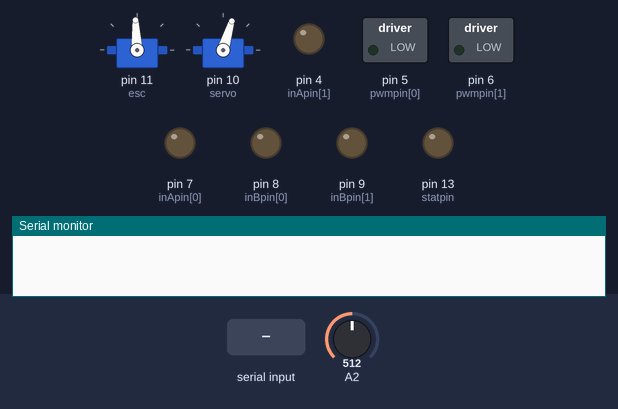
Bench run of a sketch on a simulated Arduino Uno, built with avr-gcc and run on an emulated ATmega328P. Shown: 2 × servo, switched loads named in the sketch (green lamp = pin HIGH), output pins drawn as LEDs (lit = HIGH), the last lines printed to the serial monitor. The test bench sets the inputs (shaded band); at power-on: A2 = 512.

Above: at 11.2 s.
11.3 s: "u" received over Serial
At 12.4 s:
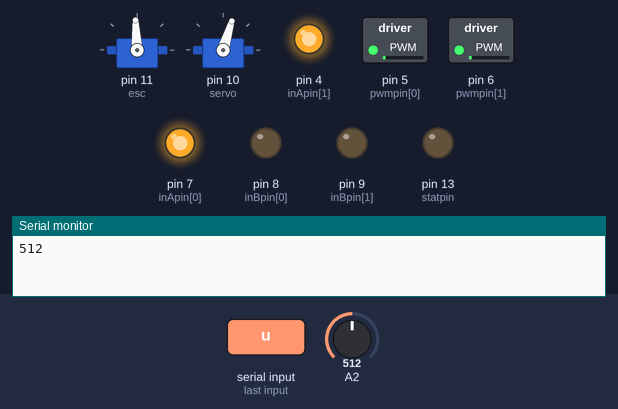
12.8 s: "v" received over Serial
At 13.7 s:
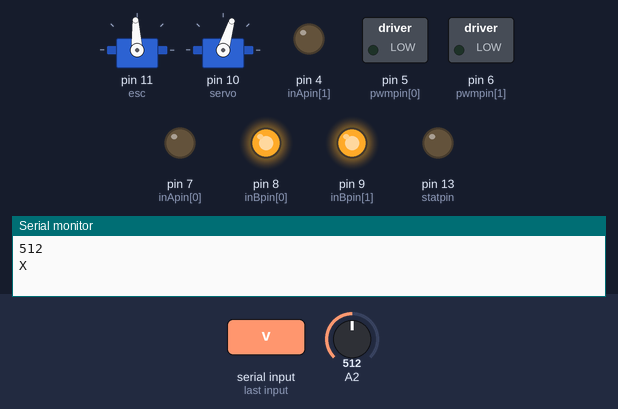
14.3 s: "d" received over Serial
At 14.6 s:
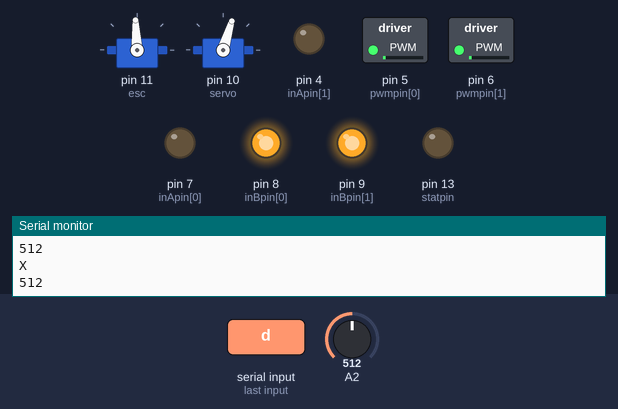
15.8 s: "c" received over Serial
At 17.1 s:
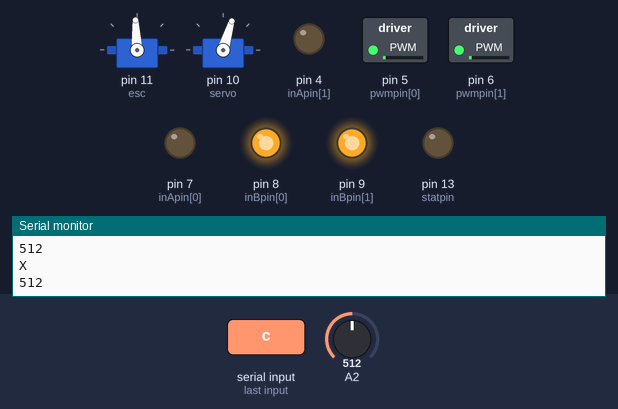
17.4 s: "u" received over Serial
At 18.5 s:
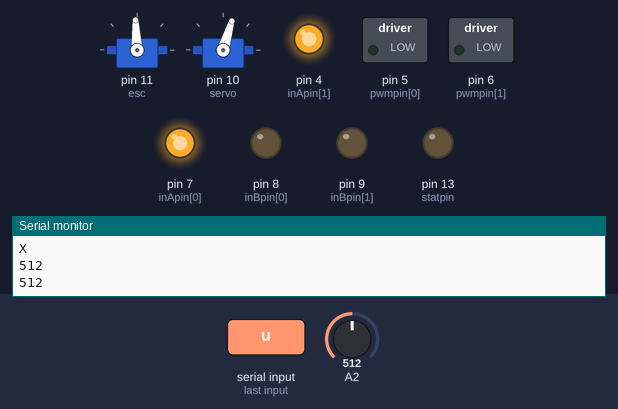
18.9 s: "c" received over Serial
At 19.8 s:
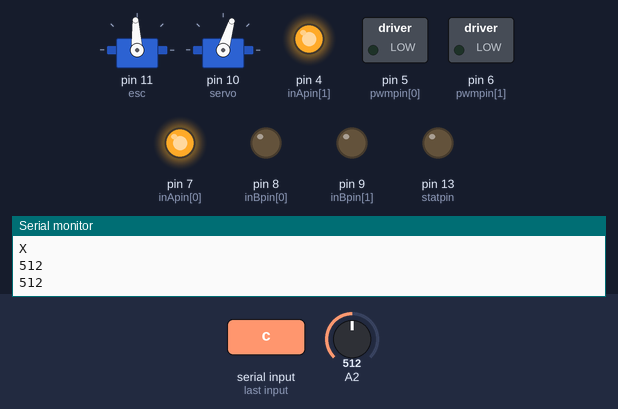
Timing chart, 0 to 21.5 s (numbered marks = the images above; inputs shaded):
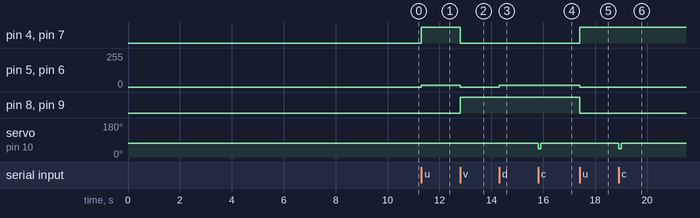

Measured:
- after the input at 11.3 s, pin 4 (inApin[1]), pin 7 (inApin[0]): LOW → HIGH at once; pin 5 (pwmpin[0]), pin 6 (pwmpin[1]): 0/255 → 15/255 at once
- after the input at 12.8 s, pin 4 (inApin[1]), pin 7 (inApin[0]): HIGH → LOW at once; pin 5 (pwmpin[0]), pin 6 (pwmpin[1]): 15/255 → 0/255 at once; pin 8 (inBpin[0]), pin 9 (inBpin[1]): LOW → HIGH at once
- after the input at 14.3 s, pin 5 (pwmpin[0]), pin 6 (pwmpin[1]): 0/255 → 15/255 at once
- after the input at 15.8 s, servo on pin 10 (servo): 73° → 44° at once, → 73° 0.10 s later
- after the input at 17.4 s, pin 4 (inApin[1]), pin 7 (inApin[0]): LOW → HIGH at once; pin 5 (pwmpin[0]), pin 6 (pwmpin[1]): 15/255 → 0/255 at once; pin 8 (inBpin[0]), pin 9 (inBpin[1]): HIGH → LOW at once
- after the input at 18.9 s, servo on pin 10 (servo): 73° → 44° at once, → 73° 0.10 s later

The sketch:

FINAL_CODE.ino
```cpp
//Servo setup
#include <Servo.h>
Servo esc;
Servo servo;

// Motor control constants
#define BRAKEVCC 0
#define CW   1
#define CCW  2
#define BRAKEGND 3
#define CS_THRESHOLD 100

//Global motor speed variables
int left_motor = 0;
int right_motor = 0;
int lift= 1500;
//Bluetooth control
char val;

int t =abs(50);
// motor driver pin assignments
int inApin[2] = {7, 4}; // INA: Clockwise Direction Motor0 and Motor1
int inBpin[2] = {8, 9}; // INB: Counterlockwise Direction Motor0 and Motor1
int pwmpin[2] = {5, 6}; // PWM's input
int cspin[2] = {2, 3};  // Current's sensor input

int i = 0;
int statpin = 13;

void setup() {

Serial.begin(9600);              // Initiates the serial to do the monitoring
pinMode(statpin, OUTPUT);

//initialize pin modes
for (int i=0; i<2; i++)
    {
    pinMode(inApin[i], OUTPUT);
    pinMode(inBpin[i], OUTPUT);
    pinMode(pwmpin[i], OUTPUT);
    }
for (int i=0; i<2; i++)
    {
    digitalWrite(inApin[i], LOW);
    digitalWrite(inBpin[i], LOW);
    }

 //Servo
esc.attach(11);
delay(4000);
//esc.writeMicroseconds(lift);
servo.attach(10);
servo.writeMicroseconds(1300);
delay(2000);
esc.writeMicroseconds(lift);
delay(4000);

}

void loop() {
if( Serial.available() )       // if data is available to read
  {
    val = Serial.read();  // read it and store it in 'val'
  }

   if( val == 'u' )               // speed up each motor or switch to reverse

  {
 if ((abs(left_motor) <255  && abs(right_motor) <255))
   {
     if ((abs(left_motor) < 45) && (abs(right_motor) < 45) )        // if moving slowly, add little
    {
       left_motor += 15;
       right_motor += 15;
    }
    else                                                  // else accelerate faster
      {
       left_motor += 30;
       right_motor += 30;
      }
   }
   else if (left_motor <0 && right_motor < 0 )
   {
       left_motor += 30;
       right_motor += 30;
    }
       else if (left_motor >0 && right_motor > 0 )
   {
       left_motor -= 30;
       right_motor -= 30;
    }

    if ((left_motor <0 || right_motor <0))             //if motors are negative adjust speed  ccw
    {
       motorGo(0, CCW, abs(left_motor));
       motorGo(1, CCW, abs(right_motor));
   }
   else
   {
      motorGo(0, CW, left_motor);                     // else  adjust speed cw
       motorGo(1, CW, right_motor);
   }
      val = 'z';                                    //reset val to be ready for more commands
      checkCurrent(1);
      checkCurrent(2);
      Serial.println( analogRead(cspin[0]));
  }


   if( val == 'd' )               // speed up each motor or switch to reverse

  {
   if ((abs(left_motor) <255  &&  abs(right_motor) <255))
    {
     if ((abs(left_motor) < 45) && (abs(right_motor) < 45) )        // if moving slowly, accel slowly
    {
       left_motor -= 15;
       right_motor -= 15;
    }
    else                                                  // else accelerate faster
      {
       left_motor -= 30;
       right_motor -= 30;
      }

  }
     else if (left_motor <0 && right_motor < 0 )
   {
       left_motor += 30;
       right_motor += 30;
    }
       else if (left_motor >0 && right_motor > 0 )
   {
       left_motor -= 30;
       right_motor -= 30;
    }


    if ((left_motor <0 || right_motor <0))             //if motors are negative adjust speed  ccw
    {
       motorGo(0, CCW, abs(left_motor));
       motorGo(1, CCW, abs(right_motor));
   }
   else
   {
      motorGo(0, CW, left_motor);                     // else  adjust speed cw
       motorGo(1, CW, right_motor);
   }
      val = 'z';                                    //reset val to be ready for more commands
      checkCurrent(1);
      checkCurrent(2);
      Serial.println( analogRead(cspin[0]));
  }

//   if( val == 'd' )               // slow down each motor or switch to reverse
//  {
//    left_motor -= 15;
//    right_motor -= 15;
//   if (left_motor <0  ||  right_motor <0)
//   {
//       motorGo(0, CCW, abs(left_motor));
//       motorGo(1, CCW, abs(right_motor));
//   }
//   else
//   {
//      motorGo(0, CW, left_motor);
//       motorGo(1, CW, right_motor);
//   }
//      val = 'z';
//      checkCurrent(1);
//      checkCurrent(2);
//  }
if( val == 'c' )
{
servo.writeMicroseconds(1000);
delay(100);
servo.writeMicroseconds(1300);
 val = 'z';
}
if( val == 'x' )
{
    Serial.println("X");
  lift += 50;
  Serial.println(lift);
esc.writeMicroseconds(lift);
delay(1);
 val = 'z';
 delay(1);
}

if( val == 'v' )
{
    Serial.println("X");
  lift = 1500;

esc.writeMicroseconds(lift);
left_motor = 0;
right_motor = 0;

motorGo(0, CCW, abs(left_motor));
       motorGo(1, CCW, abs(right_motor));
delay(1);
 val = 'z';
 delay(1);
}


if( val == 't' )
{
      Serial.println("X");
  lift -= 50;
  Serial.println(lift);
esc.writeMicroseconds(lift);
delay(1);
 val = 'z';
 delay(1);
}
delay(10);

}


void motorOff(int motor)     //Function to shut the motor down case it locks
{

for (int i=0; i<2; i++)
    {
    digitalWrite(inApin[i], LOW);
    digitalWrite(inBpin[i], LOW);
    }
analogWrite(pwmpin[motor], 0);
i=0;
digitalWrite(13, HIGH);
Serial.println("Motor Locked");
delay(1000);
}

void motorGo(uint8_t motor, uint8_t direct, uint8_t pwm)         //Function that controls the variables: motor(0 ou 1), direction (cw ou ccw) e pwm (entra 0 e 255);
{
if (motor <= 1)
    {
    if (direct <=4)
        {
        if (direct <=1)
            digitalWrite(inApin[motor], HIGH);
        else
            digitalWrite(inApin[motor], LOW);

        if ((direct==0)||(direct==2))
            digitalWrite(inBpin[motor], HIGH);
        else
            digitalWrite(inBpin[motor], LOW);

        analogWrite(pwmpin[motor], pwm);
        }
    }
}

void checkCurrent(int number)
{
  if ((analogRead(cspin[0]) > CS_THRESHOLD || cspin[1]) > CS_THRESHOLD ) // If the motor locks, it will shutdown and...
      {                                                                     // ...Resets the process of increasing the PWM
        motorOff(number);

        Serial.println("Motor Locked procedure ");
      }
     else return;
}
```
